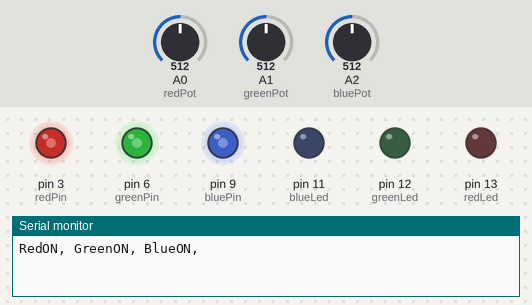
Bench run of a sketch on a simulated Arduino Uno, built with avr-gcc and run on an emulated ATmega328P. Shown: output pins drawn as LEDs (lit = HIGH), the last lines printed to the serial monitor. Dashed ring = blinking. The test bench sets the inputs (shaded band); at power-on: A0 (redPot) = 512, A1 (greenPot) = 512, A2 (bluePot) = 512.

Above: at 3.8 s.
3.9 s: A0 (redPot) set to 0
At 8.5 s:
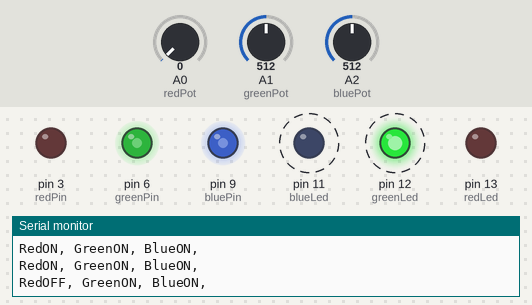
8.6 s: A1 (greenPot) set to 6
At 9.6 s:
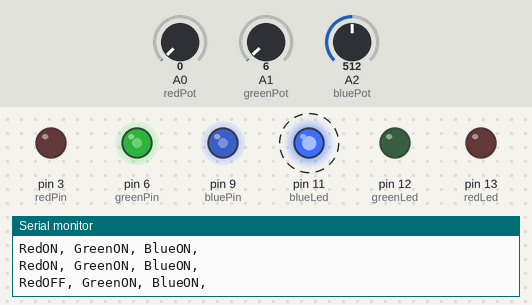
12.7 s: A1 (greenPot) set to 3
At 14.7 s:
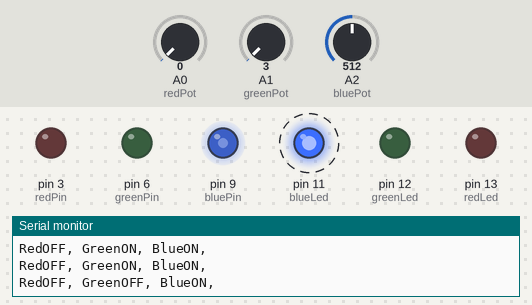
16.9 s: A2 (bluePot) set to 122
At 17.92 s:
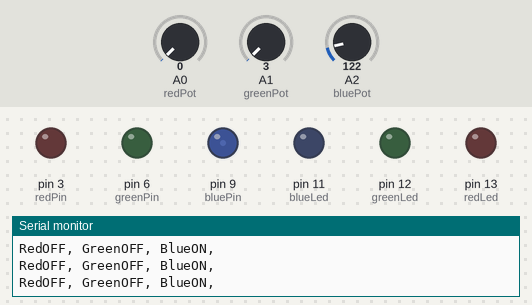
20.9 s: A0 (redPot) set to 511
At 22.6 s:
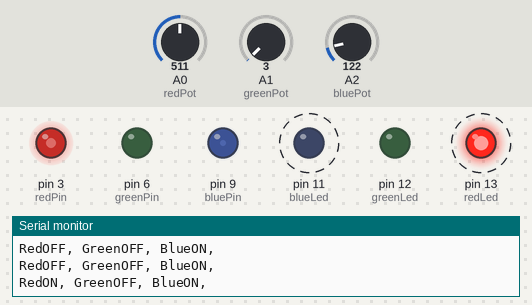
24.9 s: A2 (bluePot) set to 900
At 26.2 s:
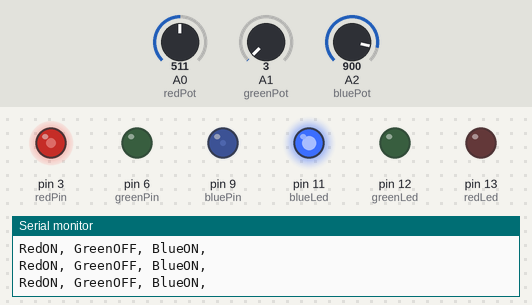
Timing chart, 0 to 31.1 s (numbered marks = the images above; inputs shaded):
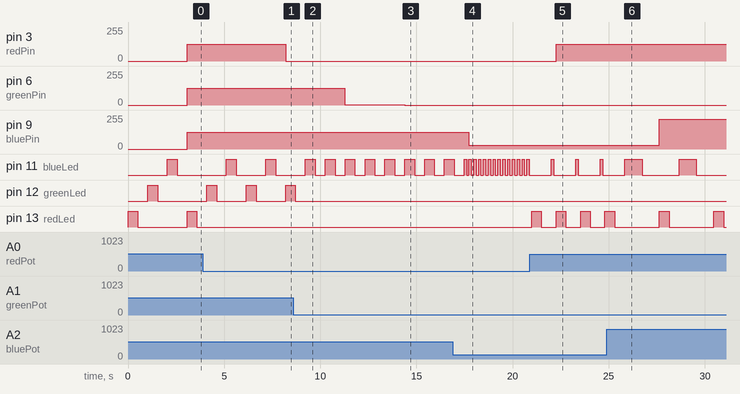

Measured:
- the behaviour switches between 5 and 4 on A1 (greenPot) (found by bisection; images 2 and 3)
- after the input at 3.9 s, pin 3 (redPin): 127/255 → 0/255 after 4.3 s; pin 12 (greenLed): LOW → HIGH after 2.2 s, → LOW 0.51 s later, → HIGH 1.5 s later; pin 13 (redLed): stays LOW (without the input it goes to HIGH after 2.2 s)
- after the input at 8.6 s, pin 6 (greenPin): 127/255 → 1/255 after 2.7 s; pin 11 (blueLed): alternates HIGH for 0.51 s and LOW for 0.52 s, starting after 1.7 s; pin 12 (greenLed): goes on until 8.7 s, then stays LOW
- after the input at 12.7 s, pin 6 (greenPin): 1/255 → 0/255 after 1.7 s
- after the input at 16.9 s, pin 9 (bluePin): 127/255 → 30/255 after 0.83 s
- after the input at 20.9 s, pin 3 (redPin): 0/255 → 127/255 after 1.4 s; pin 11 (blueLed): alternates HIGH for 0.12 s and LOW for 1.2 s, starting after 1.1 s; pin 13 (redLed): alternates HIGH for 0.51 s and LOW for 0.76 s, starting after 0.09 s
- after the input at 24.9 s, pin 9 (bluePin): 30/255 → 224/255 after 2.7 s; pin 11 (blueLed): HIGH → LOW after 1.8 s, → HIGH 1.9 s later, → LOW 0.90 s later; pin 13 (redLed): alternates HIGH for 0.51 s and LOW for 2.3 s, starting after 2.7 s
- by itself, pin 11 (blueLed): alternates HIGH for 0.51 s and LOW for 1.5 s

The sketch:

ColorMixMod.ino
```cpp
/*
Name: Jack Bergin
Date: 12/22/18
Class: Electrical Engineering (H)
Lab: ColorMixMod
Description: In this lab we will be using the potentiometers
of the basic along with the rgb led but will add three new
leds to show the frequency and changes of frequency for the
different colors on the RGB.
*/

//create constants for the three analog input pins
const int redPot = 0;
const int greenPot = 1;
const int bluePot = 2;
//create constants for the three RGB pins and new LED pins
const int redPin = 3;
const int greenPin = 6;
const int bluePin = 9;

//Creates constants for the three leds that were added
const int redLed = 13;
const int greenLed = 12;
const int blueLed = 11;
//create variables to store the red, green and blue values
int redVal;
int greenVal;
int blueVal;

void setup()
{
  //set the RGB pins and LED's as outputs
  pinMode(redPin, OUTPUT);
  pinMode(greenPin, OUTPUT);
  pinMode(bluePin, OUTPUT);

  pinMode(redLed, OUTPUT);
  pinMode(greenLed, OUTPUT);
  pinMode(blueLed, OUTPUT);

  Serial.begin(9600);
}
void loop()
{
  //read the three analog input pins and store their value to the color variables
  redVal = analogRead(redPot);
  digitalWrite(redLed, HIGH);
  delay(redVal);
  digitalWrite(redLed, LOW);
  delay(redVal);

  greenVal = analogRead(greenPot);
  digitalWrite(greenLed, HIGH);
  delay(greenVal);
  digitalWrite(greenLed, LOW);
  delay(greenVal);

  blueVal = analogRead(bluePot);
  digitalWrite(blueLed, HIGH);
  delay(blueVal);
  digitalWrite(blueLed, LOW);
  delay(blueVal);

  //use the map() function to scale the 10 bit (0-1023) analog input value to an 8 bit
  //(0-255) PWM, or analogWrite() signal. Then store the new mapped value back in the
  //color variable
  redVal = map(redVal, 0, 1023, 0, 255);
  greenVal = map(greenVal, 0, 1023, 0, 255);
  blueVal = map(blueVal, 0, 1023, 0, 255);

  // use the analogWrite() function to write the color values to their respective
  // RGB pins.
  analogWrite(redPin, redVal);
  //Serial monitor set up
  if (redVal > 0) {Serial.print("RedON, ");}
  else{Serial.print("RedOFF, ");}

  analogWrite(greenPin, greenVal);
  if (greenVal > 0) {Serial.print("GreenON, ");}
  else{Serial.print("GreenOFF, ");}

  analogWrite(bluePin, blueVal);
  if (blueVal > 0) {Serial.print("BlueON, ");}
  else{Serial.print("BlueOFF, ");}

  //Acts for new row in net iteration
  Serial.println();

  //Setting redVal and other vals back to analog with this.


}
```
